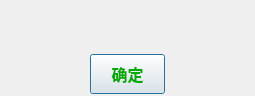
<?xml version="1.0" encoding="UTF-8"?>
<ui version="4.0">
 <class>qmessage_Dialog</class>
 <widget class="QDialog" name="qmessage_Dialog">
  <property name="geometry">
   <rect>
    <x>0</x>
    <y>0</y>
    <width>255</width>
    <height>96</height>
   </rect>
  </property>
  <property name="windowTitle">
   <string>Dialog</string>
  </property>
  <widget class="QPushButton" name="qmessage_pushButton">
   <property name="geometry">
    <rect>
     <x>90</x>
     <y>54</y>
     <width>75</width>
     <height>40</height>
    </rect>
   </property>
   <property name="font">
    <font>
     <family>Agency FB</family>
     <pointsize>12</pointsize>
     <weight>75</weight>
     <bold>true</bold>
    </font>
   </property>
   <property name="styleSheet">
    <string notr="true">color: rgb(0, 170, 0);</string>
   </property>
   <property name="text">
    <string>确定</string>
   </property>
  </widget>
  <widget class="QLabel" name="qmessage_label">
   <property name="geometry">
    <rect>
     <x>0</x>
     <y>0</y>
     <width>255</width>
     <height>50</height>
    </rect>
   </property>
   <property name="text">
    <string/>
   </property>
  </widget>
  <widget class="QLabel" name="label">
   <property name="geometry">
    <rect>
     <x>0</x>
     <y>0</y>
     <width>255</width>
     <height>96</height>
    </rect>
   </property>
   <property name="autoFillBackground">
    <bool>false</bool>
   </property>
   <property name="styleSheet">
    <string notr="true">background-image: url(:/images/S4-0132.png);</string>
   </property>
   <property name="text">
    <string/>
   </property>
  </widget>
  <zorder>label</zorder>
  <zorder>qmessage_pushButton</zorder>
  <zorder>qmessage_label</zorder>
 </widget>
 <resources/>
 <connections/>
</ui>
